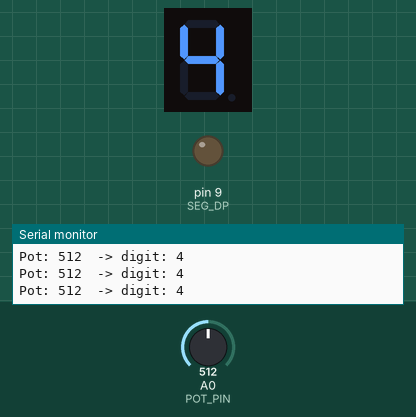
Bench run of a sketch on a simulated Arduino Uno, built with avr-gcc and run on an emulated ATmega328P. On the bench: 1-digit seven-segment display, output pins drawn as LEDs (lit = HIGH), the last lines printed to the serial monitor. Wiring (inferred from the names in the program): 1-digit 7-segment display, segments lit when HIGH: segments pin 2, pin 3, pin 4, pin 5, pin 6, pin 7, pin 8. The inputs (shaded band) are chosen by the test bench; at power-on: A0 (POT_PIN) = 512. The segment pins are drawn as the display they are named for; pins used as bus, display or sensor lines are not drawn.

Above: at 1.2 s.
1.3 s: A0 (POT_PIN) set to 716
At 2.2 s:
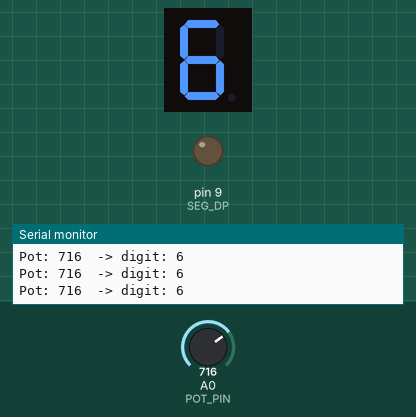
2.8 s: A0 (POT_PIN) set to 900
At 3.7 s:
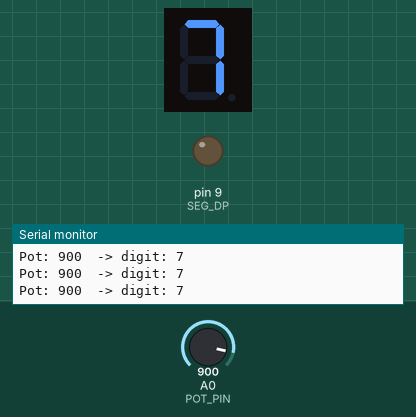
4.3 s: A0 (POT_PIN) set to 1023
At 5.1 s:
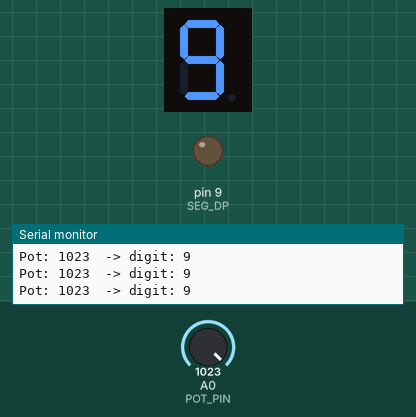
Timing chart, 0 to 7.3 s (numbered marks = the images above; inputs shaded):
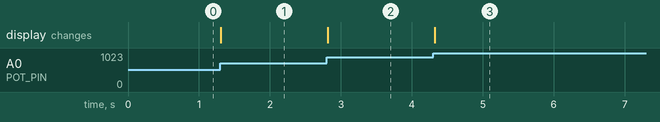

Measured:
- after the input at 1.3 s, the display: changes at once (image 1)
- after the input at 2.8 s, the display: changes at once (image 2)
- after the input at 4.3 s, the display: changes at once (image 3)

The sketch:

seven_segment.ino
```cpp
// Seven-segment display driver controlled by a potentiometer.
//
// Wiring:
//   Segments A-G  -> Arduino digital pins 2-8 (each via 330Ω resistor)
//   DP (decimal)  -> pin 9 (unused but configured as output)
//   Potentiometer -> A0 (wiper), 5V (one end), GND (other end)
//
// Behaviour: turning the pot smoothly maps 0-9 onto the display.

// Segment pin assignments
#define SEG_A  2  // top horizontal bar
#define SEG_B  3  // top-right vertical bar
#define SEG_C  4  // bottom-right vertical bar
#define SEG_D  5  // bottom horizontal bar
#define SEG_E  6  // bottom-left vertical bar
#define SEG_F  7  // top-left vertical bar
#define SEG_G  8  // middle horizontal bar
#define SEG_DP 9  // decimal point (not driven in this sketch)

// Lookup table mapping each digit (0-9) to its segment bitmask.
//
// Bit positions:  6 5 4 3 2 1 0
// Segment names:  G F E D C B A
const byte DIGITS[10] = {
  0b0111111,  // 0  A B C D E F -
  0b0000110,  // 1  - - B C - - -
  0b1011011,  // 2  A B - D E - G
  0b1001111,  // 3  A B C D - - G
  0b1100110,  // 4  - B C - - F G
  0b1101101,  // 5  A - C D - F G
  0b1111101,  // 6  A   C D E F G
  0b0000111,  // 7  A B C - - - -
  0b1111111,  // 8  A B C D E F G
  0b1101111,  // 9  A B C D - F G
};

// All seven segment pins in order A-G so we can loop over them.
const int SEG_PINS[7] = { SEG_A, SEG_B, SEG_C, SEG_D, SEG_E, SEG_F, SEG_G };

// Analog pin connected to the potentiometer wiper.
const int POT_PIN = A0;

// Drive the seven-segment display to show digit n (0-9).
//
// Reads the bitmask for n out of DIGITS[], then writes each segment
// pin in a single pass. Bit i of the mask = state of SEG_PINS[i].
// Writing all pins in one pass (instead of clearing first then setting)
// eliminates the visible flicker that a clear-then-draw approach causes.
void printNumber(unsigned int n) {
  if (n > 9) return;               // ignore out-of-range values
  byte mask = DIGITS[n];
  for (int i = 0; i < 7; i++) {
    // shift the mask right by i to get the bit for segment i,
    // then mask off everything except bit 0 to get HIGH or LOW.
    digitalWrite(SEG_PINS[i], (mask >> i) & 1);
  }
}

void setup() {
  // Configure all segment pins as outputs.
  for (int i = 0; i < 7; i++) {
    pinMode(SEG_PINS[i], OUTPUT);
  }
  pinMode(SEG_DP, OUTPUT);   // decimal point — wired but not used here
  Serial.begin(9600);
}

void loop() {
  // Read the potentiometer (0-1023, 10-bit ADC).
  int potVal = analogRead(POT_PIN);

  // Map the 0-1023 range onto 0-9.
  // map(value, fromLow, fromHigh, toLow, toHigh) does linear scaling:
  int digit = map(potVal, 0, 1023, 0, 9);

  // Log both the raw ADC value and the mapped digit for debugging.
  Serial.print("Pot: ");
  Serial.print(potVal);
  Serial.print("  -> digit: ");
  Serial.println(digit);

  printNumber(digit);
  delay(100);
}
```
